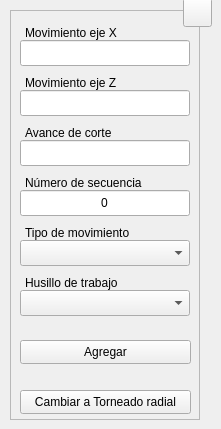
  <widget class="QWidget" name="centralwidget">
   <widget class="QFrame" name="frame">
    <property name="geometry">
     <rect>
      <x>10</x>
      <y>10</y>
      <width>190</width>
      <height>410</height>
     </rect>
    </property>
    <property name="sizePolicy">
     <sizepolicy hsizetype="Fixed" vsizetype="Fixed">
      <horstretch>0</horstretch>
      <verstretch>0</verstretch>
     </sizepolicy>
    </property>
    <property name="minimumSize">
     <size>
      <width>190</width>
      <height>410</height>
     </size>
    </property>
    <property name="maximumSize">
     <size>
      <width>190</width>
      <height>410</height>
     </size>
    </property>
    <property name="frameShape">
     <enum>QFrame::StyledPanel</enum>
    </property>
    <property name="frameShadow">
     <enum>QFrame::Raised</enum>
    </property>
    <widget class="QLineEdit" name="tbx_xin">
     <property name="geometry">
      <rect>
       <x>10</x>
       <y>30</y>
       <width>170</width>
       <height>26</height>
      </rect>
     </property>
     <property name="minimumSize">
      <size>
       <width>170</width>
       <height>0</height>
      </size>
     </property>
     <property name="maximumSize">
      <size>
       <width>170</width>
       <height>16777215</height>
      </size>
     </property>
     <property name="toolTip">
      <string>Digite la dimensión del movimiento en el eje X</string>
     </property>
     <property name="statusTip">
      <string/>
     </property>
     <property name="alignment">
      <set>Qt::AlignCenter</set>
     </property>
     <property name="placeholderText">
      <string/>
     </property>
    </widget>
    <widget class="QLabel" name="lbl_xin">
     <property name="enabled">
      <bool>true</bool>
     </property>
     <property name="geometry">
      <rect>
       <x>15</x>
       <y>10</y>
       <width>105</width>
       <height>26</height>
      </rect>
     </property>
     <property name="text">
      <string>Movimiento eje X</string>
     </property>
     <property name="buddy">
      <cstring>lbl_xin</cstring>
     </property>
    </widget>
    <widget class="QPushButton" name="btn_save">
     <property name="geometry">
      <rect>
       <x>10</x>
       <y>330</y>
       <width>171</width>
       <height>24</height>
      </rect>
     </property>
     <property name="sizePolicy">
      <sizepolicy hsizetype="Expanding" vsizetype="Expanding">
       <horstretch>0</horstretch>
       <verstretch>0</verstretch>
      </sizepolicy>
     </property>
     <property name="minimumSize">
      <size>
       <width>88</width>
       <height>0</height>
      </size>
     </property>
     <property name="toolTip">
      <string>Agregar los datos al programa CNC</string>
     </property>
     <property name="statusTip">
      <string/>
     </property>
     <property name="text">
      <string>Agregar</string>
     </property>
     <property name="shortcut">
      <string>Ctrl+S</string>
     </property>
     <property name="autoDefault">
      <bool>true</bool>
     </property>
    </widget>
    <widget class="QLabel" name="lbl_mov">
     <property name="enabled">
      <bool>true</bool>
     </property>
     <property name="geometry">
      <rect>
       <x>15</x>
       <y>210</y>
       <width>118</width>
       <height>26</height>
      </rect>
     </property>
     <property name="text">
      <string>Tipo de movimiento</string>
     </property>
     <property name="buddy">
      <cstring>lbl_mov</cstring>
     </property>
    </widget>
    <widget class="QComboBox" name="cbx_mov">
     <property name="geometry">
      <rect>
       <x>10</x>
       <y>230</y>
       <width>170</width>
       <height>26</height>
      </rect>
     </property>
     <property name="minimumSize">
      <size>
       <width>170</width>
       <height>26</height>
      </size>
     </property>
     <property name="maximumSize">
      <size>
       <width>170</width>
       <height>16777215</height>
      </size>
     </property>
     <property name="toolTip">
      <string>Seleccione el tipo de movimiento a ejecutar</string>
     </property>
    </widget>
    <widget class="QComboBox" name="cbx_sde">
     <property name="geometry">
      <rect>
       <x>10</x>
       <y>280</y>
       <width>170</width>
       <height>26</height>
      </rect>
     </property>
     <property name="minimumSize">
      <size>
       <width>170</width>
       <height>26</height>
      </size>
     </property>
     <property name="maximumSize">
      <size>
       <width>170</width>
       <height>16777215</height>
      </size>
     </property>
     <property name="toolTip">
      <string>Seleccione el husillo de trabajo a utilizar</string>
     </property>
    </widget>
    <widget class="QLabel" name="lbl_sde">
     <property name="enabled">
      <bool>true</bool>
     </property>
     <property name="geometry">
      <rect>
       <x>15</x>
       <y>260</y>
       <width>104</width>
       <height>26</height>
      </rect>
     </property>
     <property name="text">
      <string>Husillo de trabajo</string>
     </property>
     <property name="buddy">
      <cstring>lbl_mov</cstring>
     </property>
    </widget>
    <widget class="QLineEdit" name="tbx_zin">
     <property name="geometry">
      <rect>
       <x>10</x>
       <y>80</y>
       <width>170</width>
       <height>26</height>
      </rect>
     </property>
     <property name="minimumSize">
      <size>
       <width>170</width>
       <height>0</height>
      </size>
     </property>
     <property name="maximumSize">
      <size>
       <width>170</width>
       <height>16777215</height>
      </size>
     </property>
     <property name="toolTip">
      <string>Digite la dimensión del movimiento en el eje Z</string>
     </property>
     <property name="statusTip">
      <string/>
     </property>
     <property name="alignment">
      <set>Qt::AlignCenter</set>
     </property>
     <property name="placeholderText">
      <string/>
     </property>
    </widget>
    <widget class="QLabel" name="lbl_zin">
     <property name="enabled">
      <bool>true</bool>
     </property>
     <property name="geometry">
      <rect>
       <x>15</x>
       <y>60</y>
       <width>105</width>
       <height>26</height>
      </rect>
     </property>
     <property name="text">
      <string>Movimiento eje Z</string>
     </property>
     <property name="buddy">
      <cstring>lbl_xin</cstring>
     </property>
    </widget>
    <widget class="QLineEdit" name="tbx_fed">
     <property name="geometry">
      <rect>
       <x>10</x>
       <y>130</y>
       <width>170</width>
       <height>26</height>
      </rect>
     </property>
     <property name="minimumSize">
      <size>
       <width>170</width>
       <height>0</height>
      </size>
     </property>
     <property name="maximumSize">
      <size>
       <width>170</width>
       <height>16777215</height>
      </size>
     </property>
     <property name="toolTip">
      <string>Digite la velocidad de avance de corte</string>
     </property>
     <property name="statusTip">
      <string/>
     </property>
     <property name="alignment">
      <set>Qt::AlignCenter</set>
     </property>
     <property name="placeholderText">
      <string/>
     </property>
    </widget>
    <widget class="QLabel" name="lbl_fed">
     <property name="enabled">
      <bool>true</bool>
     </property>
     <property name="geometry">
      <rect>
       <x>15</x>
       <y>110</y>
       <width>97</width>
       <height>26</height>
      </rect>
     </property>
     <property name="text">
      <string>Avance de corte</string>
     </property>
     <property name="buddy">
      <cstring>lbl_xin</cstring>
     </property>
    </widget>
    <widget class="QPushButton" name="btn_switch">
     <property name="geometry">
      <rect>
       <x>10</x>
       <y>380</y>
       <width>171</width>
       <height>24</height>
      </rect>
     </property>
     <property name="sizePolicy">
      <sizepolicy hsizetype="Expanding" vsizetype="Expanding">
       <horstretch>0</horstretch>
       <verstretch>0</verstretch>
      </sizepolicy>
     </property>
     <property name="minimumSize">
      <size>
       <width>88</width>
       <height>0</height>
      </size>
     </property>
     <property name="toolTip">
      <string>Cambia a la función indicada</string>
     </property>
     <property name="statusTip">
      <string/>
     </property>
     <property name="text">
      <string>Cambiar a Torneado radial</string>
     </property>
     <property name="shortcut">
      <string>Ctrl+Q</string>
     </property>
     <property name="autoDefault">
      <bool>true</bool>
     </property>
    </widget>
    <widget class="QLineEdit" name="tbx_seq">
     <property name="geometry">
      <rect>
       <x>10</x>
       <y>180</y>
       <width>170</width>
       <height>26</height>
      </rect>
     </property>
     <property name="minimumSize">
      <size>
       <width>170</width>
       <height>0</height>
      </size>
     </property>
     <property name="maximumSize">
      <size>
       <width>170</width>
       <height>16777215</height>
      </size>
     </property>
     <property name="toolTip">
      <string>Digite el número de línea</string>
     </property>
     <property name="statusTip">
      <string/>
     </property>
     <property name="text">
      <string>0</string>
     </property>
     <property name="alignment">
      <set>Qt::AlignCenter</set>
     </property>
     <property name="placeholderText">
      <string/>
     </property>
    </widget>
    <widget class="QLabel" name="lbl_seq">
     <property name="enabled">
      <bool>true</bool>
     </property>
     <property name="geometry">
      <rect>
       <x>15</x>
       <y>160</y>
       <width>127</width>
       <height>26</height>
      </rect>
     </property>
     <property name="text">
      <string>Número de secuencia</string>
     </property>
     <property name="buddy">
      <cstring>lbl_xin</cstring>
     </property>
    </widget>
    <zorder>tbx_xin</zorder>
    <zorder>lbl_xin</zorder>
    <zorder>btn_save</zorder>
    <zorder>cbx_mov</zorder>
    <zorder>lbl_mov</zorder>
    <zorder>cbx_sde</zorder>
    <zorder>lbl_sde</zorder>
    <zorder>tbx_zin</zorder>
    <zorder>lbl_zin</zorder>
    <zorder>tbx_fed</zorder>
    <zorder>lbl_fed</zorder>
    <zorder>btn_switch</zorder>
    <zorder>tbx_seq</zorder>
    <zorder>lbl_seq</zorder>
   </widget>
   <widget class="QToolButton" name="btn_help">
    <property name="geometry">
     <rect>
      <x>183</x>
      <y>-2</y>
      <width>29</width>
      <height>29</height>
     </rect>
    </property>
    <property name="font">
     <font>
      <pointsize>20</pointsize>
      <bold>true</bold>
     </font>
    </property>
    <property name="text">
     <string/>
    </property>
    <property name="icon">
     <iconset resource="../../resources/resources.qrc">
      <normaloff>:/icons/question.png</normaloff>:/icons/question.png</iconset>
    </property>
    <property name="iconSize">
     <size>
      <width>20</width>
      <height>20</height>
     </size>
    </property>
    <property name="shortcut">
     <string>F1</string>
    </property>
   </widget>
  </widget>
